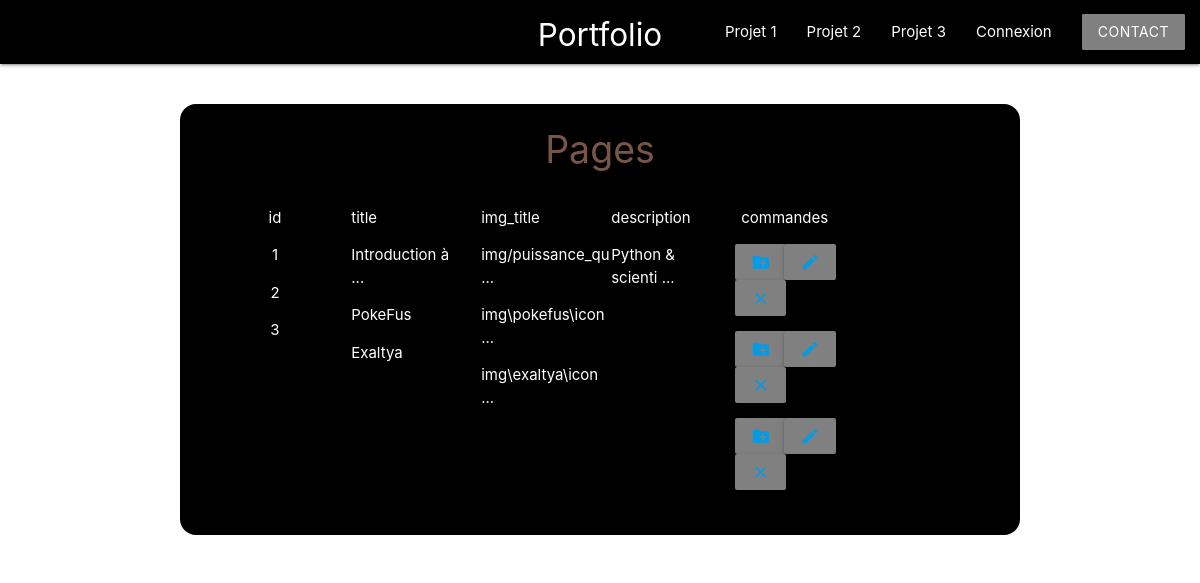
Page /panel.php?projet=0&page=pages on the committed database.
### tables this page shows
CREATE TABLE IF NOT EXISTS `pages` (
  `id` int(11) NOT NULL AUTO_INCREMENT,
  `title` varchar(255) NOT NULL,
  `img_link` varchar(255) NOT NULL,
  `description` text NOT NULL,
  `subtitle` text NOT NULL,
  PRIMARY KEY (`id`)
);

### pages.php (called while the page is built, shortened)
<?php
require_once "config.php";
$requete1 = 'SELECT * FROM pages';
$resultat = $pdo->prepare($requete1);
$resultat->execute();
$resultatPages = $resultat->fetchAll(PDO::FETCH_ASSOC);
?>

### panel.php (the view, shortened to what this page needs)
<!DOCTYPE html>
<html lang="en" dir="ltr">
  <head>
    <link type="text/css" rel="stylesheet" href="css/materialize.css" media="screen,projection" />
    <link rel="stylesheet" href="css/style.css">
  </head>
  <body>
    <?php require_once 'navbar.php' ?>
    <?php require "user.php" ?>
    <?php require "pages.php" ?>
      <div class="row container">
        <div class="col s12 m12 l12">
          <div class="panel row"style="margin-top:40px;">
            <?php if($_GET['page'] == "users"): ?>
              <h2 class="brown-text center nom">Users</h2>
              <?php
              $fin = ' ...';
              $lg_max = 20;
               ?>
              <div class="col center s12 m6 l2">
                <p>ID</p>
                <?php
                foreach($resultatUsers as $key => $resultatUser){
                  echo "<p>".$resultatUser['id']."</p>";
                }?>
              </div>
              <div class="col s12 m6 l2">
                <p>Login</p>
                <?php
                foreach($resultatUsers as $key => $resultatUser){
                  if (strlen($resultatUser['login'])>$lg_max)
                  {
                    $resultatUser['login']=substr($resultatUser['login'], 0, $lg_max-strlen($fin)).$fin;
                  }
                  echo "<p>".$resultatUser['login']."</p>";
                }
                ?>
              </div>
              <div class="col s12 m6 l2">
                <p>Email</p>
                <?php
                foreach($resultatUsers as $key => $resultatUser){
                  if (strlen($resultatUser['email'])>$lg_max)
                  {
                    $resultatUser['email']=substr($resultatUser['email'], 0, $lg_max-strlen($fin)).$fin;
                  }
                  echo "<p>".$resultatUser['email']."</p>";
                }
                ?>
              </div>
              <div class="col s12 m6 l2">
                <p>Mot de passe</p>
                <?php
                foreach($resultatUsers as $key => $resultatUser){
                  if (strlen($resultatUser['password'])>$lg_max)
                  {
                    $resultatUser['password']=substr($resultatUser['password'], 0, $lg_max-strlen($fin)).$fin;
                  }
                  echo "<p>".$resultatUser['password']."</p>";
                }
                ?>
              </div>
              <div class="col center s12 m6 l2">
                <p>Admin</p>
                <?php
                foreach($resultatUsers as $key => $resultatUser){
                  echo "<p>".$resultatUser['admin']."</p>";
                }?>
              </div>
              <div class="col s12 m6 l2">
                <p>Commandes</p>
                <?php $id_user = array(); $user=0;
                foreach($resultatUsers as $key => $resultatUser){
                  array_push($id_user,$resultatUser['id']);
                  echo '<p>
                  <button data-target="add-user" class="btn px modal-trigger"><a class="modal-trigger" id="add-users" href="panel.php?projet=0&page=users&user_id='.$id_user[$user].'"><i class="material-icons">create_new_folder</i></a></button>
                  <button data-target="change-user" class="btn modal-trigger"><a class="modal-trigger" id="change-users" href="panel.php?projet=0&page=users&user_id='.$id_user[$user].'"><i class="large material-icons">edit</i></a></button>
                  <button data-target="delete-user" class="btn modal-trigger"><a class="modal-trigger" id="remove-users" href="panel.php?projet=0&page=users&user_id='.$id_user[$user].'"><i class="material-icons">close</i></a></button>
                  </p>';
                  $user++;
                }?>
              </div>
            <?php elseif ($_GET["page"] == "pages") :?>
              <h2 class="brown-text center nom">Pages</h2>
              <?php
              $fin = ' ...';
              $lg_max = 20;
               ?>
              <div class="col center s12 m6 l2">
                <p>id</p>
                <?php
                foreach($resultatPages as $key => $resultatPage){
                  echo "<p>".$resultatPage['id']."</p>";
                }?>
              </div>
              <div class="col s12 m6 l2">
                <p>title</p>
                <?php
                foreach($resultatPages as $key => $resultatPage){
                  if (strlen($resultatPage['title'])>$lg_max)
                  {
                    $resultatPage['title']=substr($resultatPage['title'], 0, $lg_max-strlen($fin)).$fin;
                  }
                  echo "<p>".$resultatPage['title']."</p>";
                }
                ?>
              </div>
              <div class="col s12 m6 l2">
                <p>img_title</p>
                <?php
                foreach($resultatPages as $key => $resultatPage){
                  if (strlen($resultatPage['img_link'])>$lg_max)
                  {
                    $resultatPage['img_link']=substr($resultatPage['img_link'], 0, $lg_max-strlen($fin)).$fin;
                  }
                  echo "<p>".$resultatPage['img_link']."</p>";
                }
                ?>
              </div>
              <div class="col s12 m6 l2">
                <p>description</p>
                <?php
                foreach($resultatPages as $key => $resultatPage){
                  if (strlen($resultatPage['description'])>$lg_max)
                  {
                    $resultatPage['description']=substr($resultatPage['description'], 0, $lg_max-strlen($fin)).$fin;
                  }
                  echo "<p>".$resultatPage['description']."</p>";
                }
                ?>
              </div>
              <div class="col s12 m6 l2">
                <p>commandes</p>
                <?php $page_id = array(); $page=0;
                foreach($resultatPages as $key => $resultatPage){
                  array_push($page_id,$resultatPage['id']);
                  echo '<p>
                  <button data-target="add-page" class="btn modal-trigger"><a class="modal-trigger" id="add-users" href="panel.php?projet=0&page=pages&page_id='.$page_id[$page].'"><i class="material-icons">create_new_folder</i></a></button>
                  <button data-target="change-page" class="btn modal-trigger"><a class="modal-trigger" id="change-users" href="panel.php?projet=0&page=pages&page_id='.$page_id[$page].'"><i class="material-icons">edit</i></a></button>
                  <button data-target="delete-page" class="btn modal-trigger"><a class="modal-trigger" id="remove-users" href="panel.php?projet=0&page=pages&page_id='.$page_id[$page].'"><i class="material-icons">close</i></a></button>
                  </p>';
                  $page++;
                }?>
              </div>
            <?php endif ?>
          </div>
        </div>
      </div>
      <?php require_once "modals.php" ?>
  </body>
</html>

### css/style.css (style rules this page uses)
.btn { background-color: grey; }
.panel { background: black; color: white; border-radius: 16px; padding: 2em; margin-bottom: 20px; }
.nom { font-size: 2.5em; margin-top: -5px; }
button { margin-left: -6.3px; background-color: black; border:none; cursor: pointer; }

### rows in the picture
pages: id "1", title "Introduction à ...", img_link "img/puissance_qu ...", description "Python & scienti ..."
pages: id "2", title "PokeFus", img_link "img\\pokefus\\icon ..."
pages: id "3", title "Exaltya", img_link "img\\exaltya\\icon ..."
